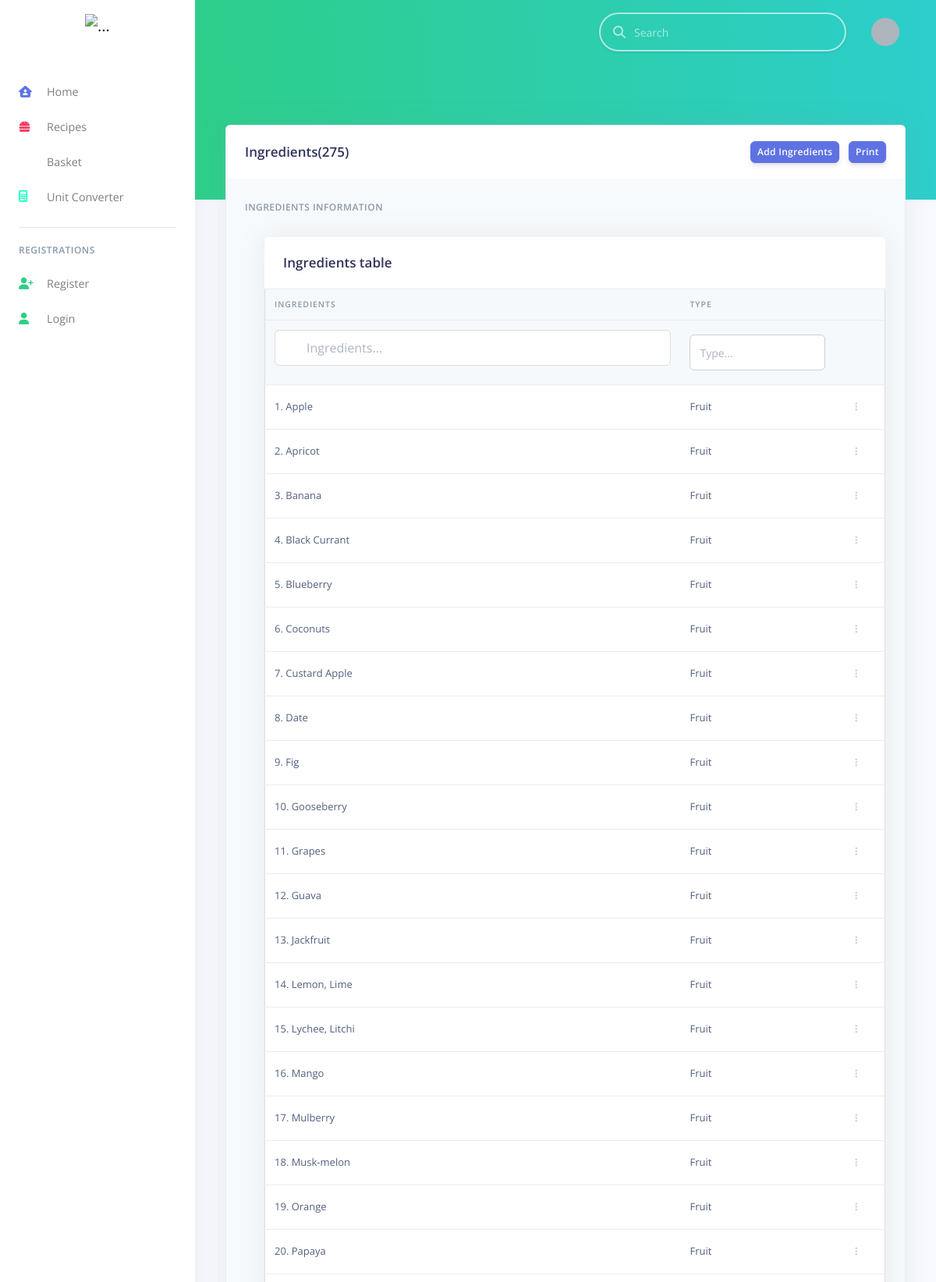
Screenshot of /admins/ingredients/ (upper part) with the database file from the repository.
### index_home/models.py (models this page shows, shortened)
class Ingredients(models.Model):
    name = models.CharField(max_length=100)
    type = models.ForeignKey(Ingretype, on_delete=models.CASCADE, null=True, blank=True)

class Ingretype(models.Model):
    type = models.CharField(max_length=100)
    def __str__(self):
        return self.type

### index_home/views.py (the view)
# urls.py: path('admins/ingredients/', AdminIngredientListView.as_view(), name='admin-ingredients'),
class AdminIngredientListView(ListView):
    model = Ingredients
    context_object_name = 'ingredients'
    template_name = 'index_home/admin_ingredients.html'
    ordering = ['-category']
    def get_queryset(self):
        return self.model.objects.all()
    def get_context_data(self, **kwargs):
        context = super(AdminIngredientListView, self).get_context_data(**kwargs)
        context['total'] = No_Ingres.objects.first()
        context['Total_Recipe'] = No_Recipe.objects.first()
        context['Total_Users'] = No_Users.objects.first()
        context['Total_Categories'] = No_Categories.objects.first()
        context['Total_Ingres'] = No_Ingres.objects.first()
        context['Total_Skills'] = No_Skills.objects.first()
        context['Total_Tools'] = No_Tools.objects.first()
        context['Total_Tags'] = No_Tags.objects.first()
        context['Total_Units'] = No_Units.objects.first()
        return context

### index_home/templates/index_home/admin_ingredients.html (shortened to what this page needs)
{% extends "index_home/base.html" %}
{% block content %}
<div class="card bg-secondary shadow">
    <div class="card-header bg-white border-0">
      <div class="row align-items-center">
        <div class="col-8">
          <h3 class="mb-0">Ingredients({{ total.total }})</h3>
        </div>
        <div class="col-4 text-right">
          <a href="{% url 'new-ingredients' %}" class="btn btn-sm btn-primary">Add Ingredients</a>
          <button onclick="printData2();" class="btn btn-sm btn-primary">Print</button>
        </div>
      </div>
    </div>
    <div class="card-body">
      <h6 class="heading-small text-muted mb-4">Ingredients information</h6>
        <div class="pl-lg-4">
          <div class="row">
            <div class="col">
              <div class="card shadow">
                <div class="card-header border-0">
                  <h3 class="mb-0">Ingredients table</h3>
                </div>
                <div class="table-responsive">
                  <table id="myTable" class="table align-items-center table-flush">
                    <thead class="thead-light">
                      <tr>
                        <th scope="col">Ingredients</th>
                        <th scope="col">Type</th>
                        <th scope="col"></th>
                      </tr>
                      <tr>
                        <th scope="col"><input type="text" id="myInput" class="form-control" onkeyup="myFunction()" placeholder="Ingredients..."></th>
                        <th scope="col"><input type="text" id="myInput1" class="form-control" onkeyup="myFunction1()" placeholder="Type..."></th>
                        <th scope="col"></th>
                      </tr>
                    </thead>
                    <tbody>
                    {% for ingre in ingredients %}
                      <tr>
                        <td scope="row">
                          {{ forloop.counter }}. {{ ingre.name }}
                        </td>
                        <td>
                          {{ ingre.type }}
                        </td>
                        <td class="text-right">
                          <div class="dropdown">
                            <a class="btn btn-sm btn-icon-only text-light" href="#" role="button" data-toggle="dropdown" aria-haspopup="true" aria-expanded="false">
                              <i class="fas fa-ellipsis-v"></i>
                            </a>
                          </div>
                        </td>
                      </tr>
                    {% endfor %}
                    </tbody>
                  </table>
                </div>
              </div>
            </div>
          </div>
        </div>
    </div>
</div>
{% endblock content%}

### index_home/static/index_home/admins/style.css (style rules this page uses)
#myInput { background-image: url('/css/searchicon.png'); background-position: 10px 12px; background-repeat: no-repeat; width: 100%; font-size: 16px; padding: 12px 20px 12px 40px; border: 1px solid #ddd; margin-bottom: 12px; }
#myTable { border-collapse: collapse; width: 100%; border: 1px solid #ddd; font-size: 18px; }
#myTable th, #myTable td { text-align: left; padding: 12px; }
#myTable tr { border-bottom: 1px solid #ddd; }

### rows the page displays
Ingredients: name "Apple", type "Fruit"
Ingredients: name "Apricot", type "Fruit"
Ingredients: name "Banana", type "Fruit"
Ingredients: name "Black Currant", type "Fruit"
Ingredients: name "Blueberry", type "Fruit"
Ingredients: name "Coconuts", type "Fruit"
Ingredients: name "Custard Apple", type "Fruit"
Ingredients: name "Date", type "Fruit"
Ingredients: name "Fig", type "Fruit"
Ingredients: name "Gooseberry", type "Fruit"
Ingredients: name "Grapes", type "Fruit"
Ingredients: name "Guava", type "Fruit"
Ingredients: name "Jackfruit", type "Fruit"
Ingredients: name "Lemon, Lime", type "Fruit"
Ingredients: name "Lychee, Litchi", type "Fruit"
Ingredients: name "Mango", type "Fruit"
Ingredients: name "Mulberry", type "Fruit"
Ingredients: name "Musk-melon", type "Fruit"
Ingredients: name "Orange", type "Fruit"
Ingredients: name "Papaya", type "Fruit"

### other values shown
{{ total.total }} "275"
